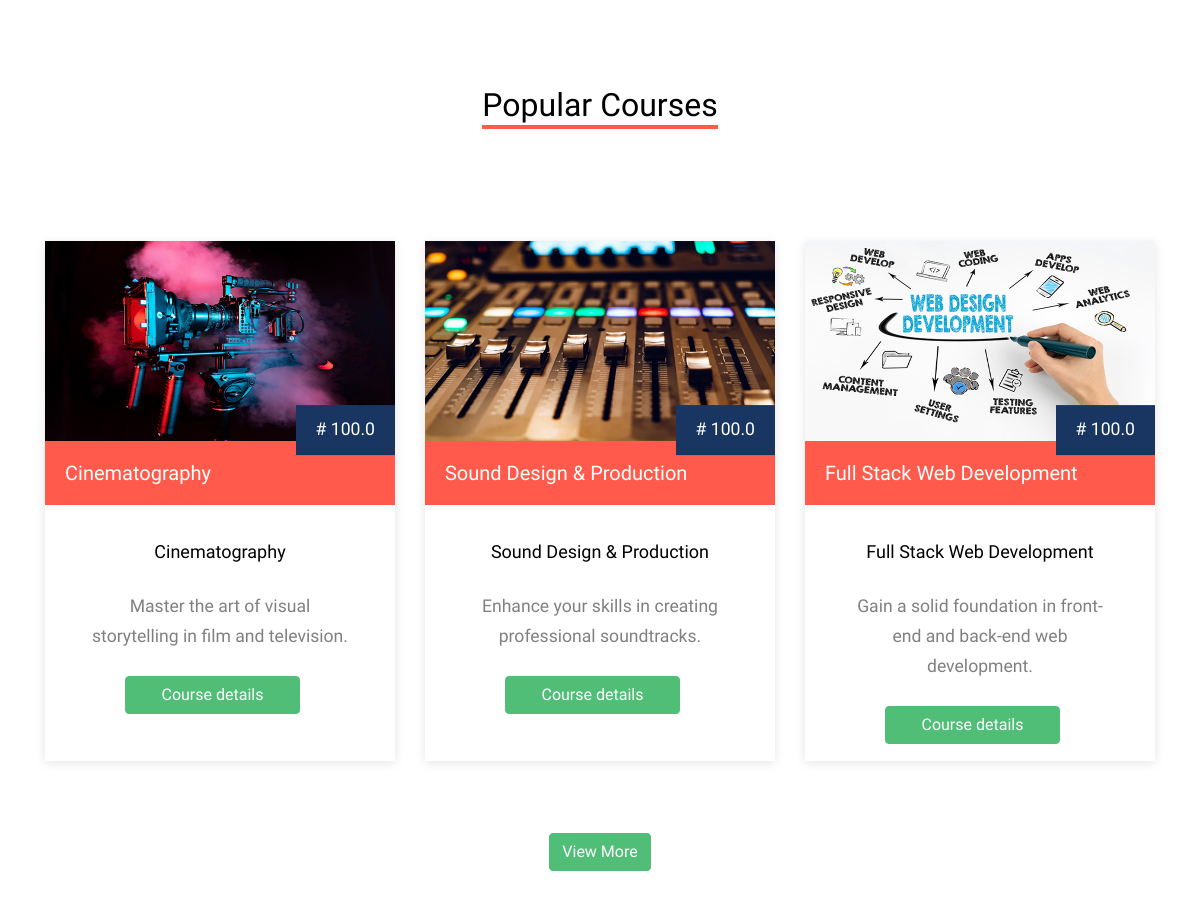
Before: / (middle part) with the older database file.
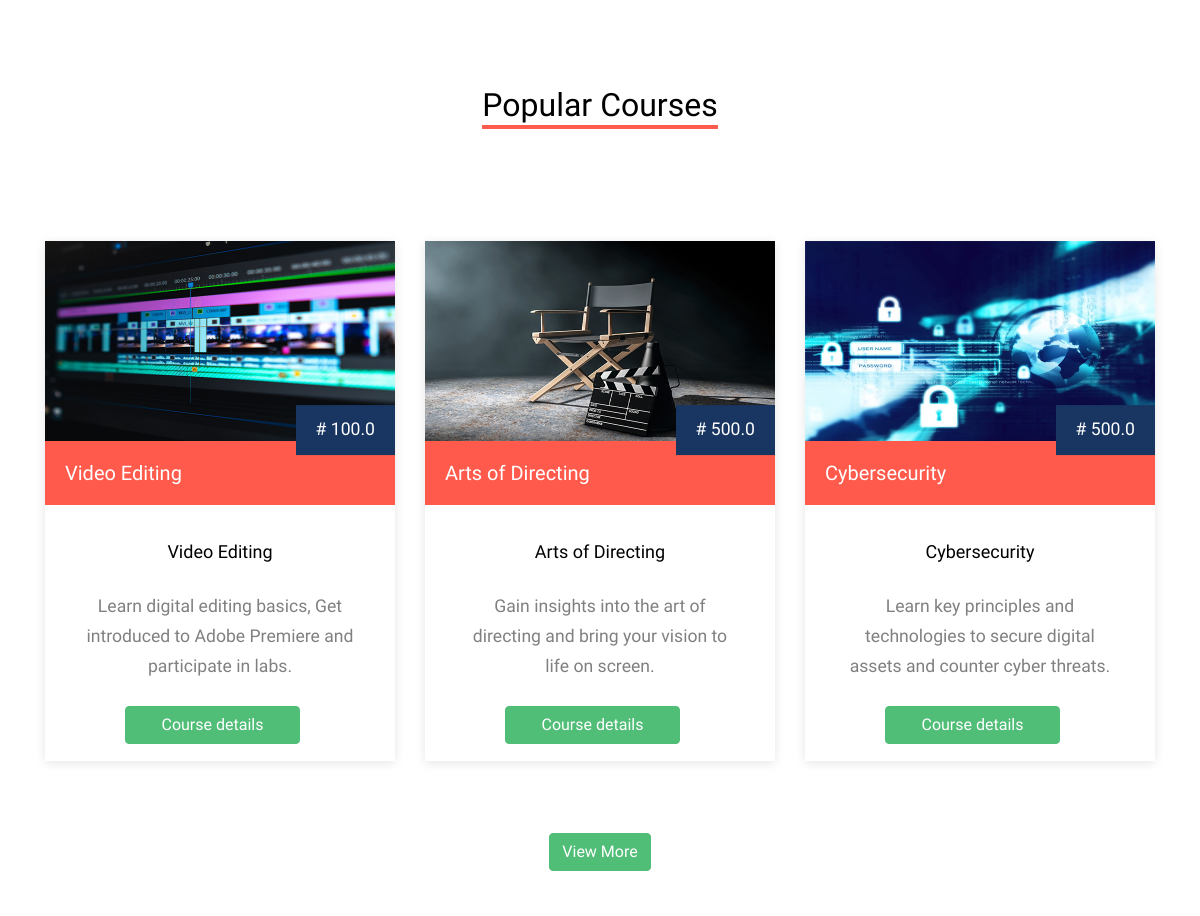
After: the same page with the newer database file.
### model.py (models this page shows)
class Course(db.Model):
    id = db.Column(db.Integer, primary_key=True)
    title = db.Column(db.String(150))
    description = db.Column(db.String(500))
    price = db.Column(db.Float)
    student_id = db.Column(db.Integer, db.ForeignKey('student.id'))
    instructor_id = db.Column(db.Integer, db.ForeignKey('instructor.id'))
    image = db.Column(db.String(150), nullable=False)
    category = db.Column(db.String(100), nullable=False)
    duration = db.Column(db.String(30))
    instructor = db.relationship('Instructor', back_populates='courses')
    payments = db.relationship('Payment', back_populates='course')
    materials = db.relationship('CourseMaterial', back_populates='course', cascade='all, delete-orphan')
    def __repr__(self):
        return f'<Course {self.title}>'

### main.py (the view, shortened to what this page needs)
@app.route('/')
def home():
    courses = Course.query.limit(3).all()
    print(f"Courses fetched: {courses}")
    return render_template('index.html', courses=courses)

### main.py (called while the page is built)
@app.context_processor
def inject_cart_count():
    cart_count = 0
    if current_user.is_authenticated:
        cart_count = Cart.query.filter_by(user_id=current_user.id).count()
    return dict(cart_count=cart_count)

@app.before_request
def before_request():
    if current_user.is_authenticated:
        g.cart_count = Cart.query.filter_by(user_id=current_user.id).count()
        g.cart_items = Cart.query.filter_by(user_id=current_user.id).all()
    else:
        g.cart_count = 0
        g.cart_items = []

### templates/index.html (shortened to what this page needs)
<!DOCTYPE html>
<html lang="en">
  <head>
    <link rel="stylesheet" href="{{ url_for('static', filename='css/bootstrap.min.css') }}">
    <link rel="stylesheet" href="{{ url_for('static', filename='css/jquery-ui.css') }}">
    <link rel="stylesheet" href="{{ url_for('static', filename='css/owl.carousel.min.css') }}">
    <link rel="stylesheet" href="{{ url_for('static', filename='css/owl.theme.default.min.css') }}">
    <link rel="stylesheet" href="{{ url_for('static', filename='css/jquery.fancybox.min.css') }}">
    <link rel="stylesheet" href="{{ url_for('static', filename='css/bootstrap-datepicker.css') }}">
    <link rel="stylesheet" href="{{ url_for('static', filename='fonts/flaticon/font/flaticon.css') }}">
    <link rel="stylesheet" href="{{ url_for('static', filename='css/jquery.mb.YTPlayer.min.css') }}" media="all" type="text/css">
    <link rel="stylesheet" href="{{ url_for('static', filename='css/style.css') }}">
    <link rel="stylesheet" href="{{ url_for('static', filename='fonts/icomoon/style.css') }}">
  </head>
  <body data-spy="scroll" data-target=".site-navbar-target" data-offset="300">
    <div class="site-wrap">
      <div class="site-section">
      </div>
      <div style="padding-bottom: 3rem;">
        <div class="container">
            <div class="row mb-5 justify-content-center text-center">
                <div class="col-lg-6 mb-5">
                    <h2 class="section-title-underline mb-3">
                        <span>Popular Courses</span>
                    </h2>
                </div>
            </div>
            <div class="row">
                {% for course in courses %}
                <div class="col-lg-4 col-md-6 mb-4">
                    <div class="course-1-item">
                        <figure class="thumbnail">
                            <a href="{{ url_for('course', course_id=course.id) }}">
                                <img class="img-fluid" src="{{ url_for('static', filename='images/' + course.image) }}" alt="" />
                            </a>
                            <div class="price"># {{ course.price }}</div>
                            <div class="category">
                                <h3>
                                    <a href="{{ url_for('course', course_id=course.id) }}" style="color: #fff;">
                                        {{ course.title }}
                                    </a>
                                </h3>
                            </div>
                        </figure>
                        <div class="course-1-content pb-4">
                            <h2>{{ course.title }}</h2>
                            <p class="card-text">{{ course.description }}</p>
                        </div>
                        <a href="{{ url_for('course', course_id=course.id) }}" class="btn btn-primary" style="width: 50%; margin-left: 5rem;">Course details</a>
                    </div>
                </div>
                {% endfor %}
            </div>
            <div class="row justify-content-center">
                <a href="{{ url_for('courses') }}" class="btn btn-primary mt-5">View More</a>
            </div>
        </div>
      </div>
      </div>
  </body>
</html>

Changed rows visible on the page:
removed Course: image (picture), price "100.0", title "Cinematography", description "Master the art of visual storytelling in film and television."
removed Course: image (picture), price "100.0", title "Sound Design & Production", description "Enhance your skills in creating professional soundtracks."
removed Course: image (picture), price "100.0", title "Full Stack Web Development", description "Gain a solid foundation in front-end and back-end web development."
now on this page (row unchanged): Course: image (picture), price "100.0", title "Video Editing", description "Learn digital editing basics, Get introduced to Adobe Premiere and participate in labs."
now on this page (row unchanged): Course: image (picture), price "500.0", title "Arts of Directing", description "Gain insights into the art of directing and bring your vision to life on screen."
now on this page (row unchanged): Course: image (picture), price "500.0", title "Cybersecurity", description "Learn key principles and technologies to secure digital assets and counter cyber threats."
